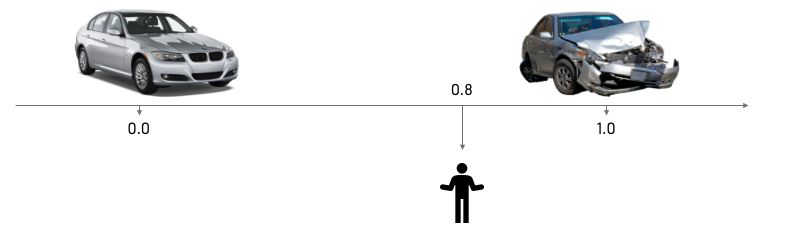
#> input picture images/car_vision_classification.png, 809 x 249 px
$ python -i 01_car_etl.py   (imports and definitions only)
#> lines starting #> are read from the running program, lines starting #| are printed output that depends on the picture
#> in get_image, img is the input picture: PIL image 809x249 RGBA; mean R, G, B, A 237.8, 238.2, 238.6, 255
# Databricks notebook source
# MAGIC %md
# MAGIC You may find this notebook at https://github.com/databricks-industry-solutions/car-classification.

# COMMAND ----------

# MAGIC %md
# MAGIC # Accessing pictures
# MAGIC As we do not have access to an insurance database made of historic claims with both damage (in dollar value) and relevant picture, we started to look at existing datasets on the internet. Out first approach was to look at Stanford car [dataset](https://ai.stanford.edu/~jkrause/cars/car_dataset.html) but quickly realised we would need its "equivalent" dataset for damaged cars. We decided to manually scrape both damaged and undamaged cars from google images, 300 images for each class, and available in DBFS. For legal reasons, we are not able to redistribute this dataset as part of this solution accelerator.

# COMMAND ----------

# MAGIC %run ./config/configure_notebook

# COMMAND ----------

# [1 line that did not run here, left out]
# [1 line that did not run here, left out]

# [1 line that did not run here, left out]
# [1 line that did not run here, left out]

# [1 line not run here, left out]

# COMMAND ----------

from PIL import Image

def resize(img):
  image_size = img.size
#> image_size = (809, 249)
  width = image_size[0]
#> width = 809
  height = image_size[1]
#> height = 249
  if(width != height):
    bigside = width if width > height else height
#> bigside = 809
    background = Image.new('RGB', (bigside, bigside), 'black')
#> background: PIL image 809x809 RGB; every value is 0
    offset = (int(round(((bigside - width) / 2), 0)), int(round(((bigside - height) / 2),0)))
#> offset = (0, 280)
    background.paste(img, offset)
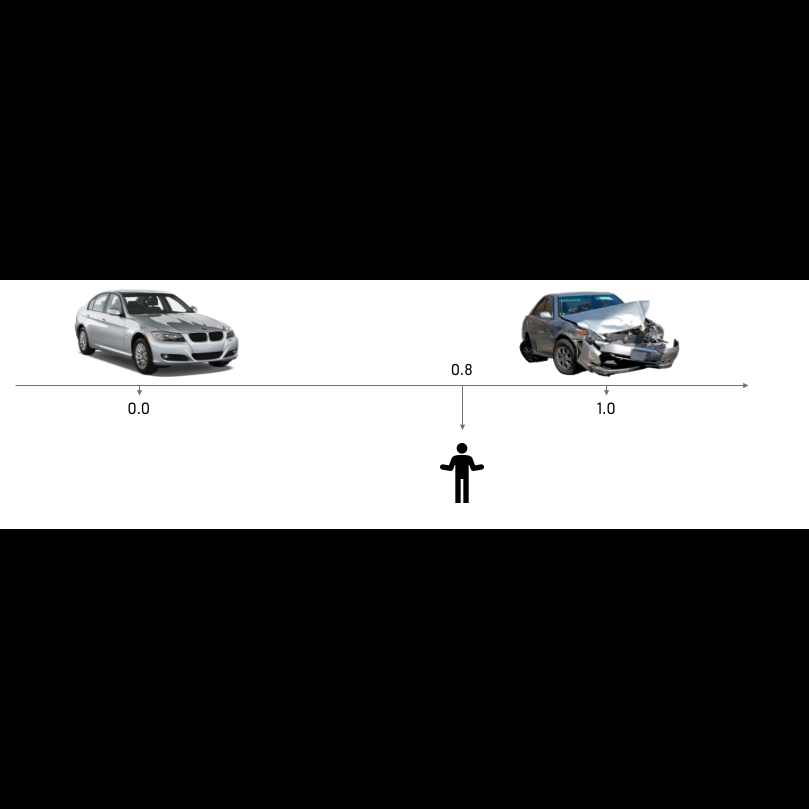
#> background: PIL image 809x809 RGB; mean R, G, B 73.2, 73.3, 73.4
    return background.resize([224, 224])
  else:
    return img.resize([224, 224])

def get_image(img_path):
  img = Image.open(img_path)
  img = resize(img)
  return img

# COMMAND ----------

# MAGIC %md
# MAGIC Using Pillow library, we can easy ready raw images stored on distributed file storage (storage previously mounted as disk) and render the same through matplotlib visualizations. Let's see what our car dataset looks like.

# COMMAND ----------

import matplotlib.pyplot as plt

# [20 lines not run here, left out]

# COMMAND ----------

from pyspark.sql import functions as F
import io

# [3 lines that did not run here, left out]

# [8 lines that did not run here, left out]

# COMMAND ----------

# MAGIC %md
# MAGIC ## Store to Delta Table
# MAGIC As we will be using our data for ML, we may need to consolidate all our records onto one delta table, resizing pictures to a guarantee compatibility with our convolutional neural network (expect pictures of size 224x224)

# COMMAND ----------

# [10 lines that did not run here, left out]

# COMMAND ----------

# MAGIC %md
# MAGIC As reported below, our images were correctly resized and binary data was preserved through delta write operations.

# COMMAND ----------

# [1 line that did not run here, left out]
# [2 lines not run here, left out]

# COMMAND ----------

# MAGIC %md
# MAGIC In this notebook, we have created a collection of curated images (resized to 224x224) of car accidents that we can use for machine learning purpose. Using delta as backbone to this solution, we ensure strict governance (time travel) and performance of our model / queries.

>>> result = get_image('images/car_vision_classification.png')

$ run again, on images/car_vision_mlflow.png
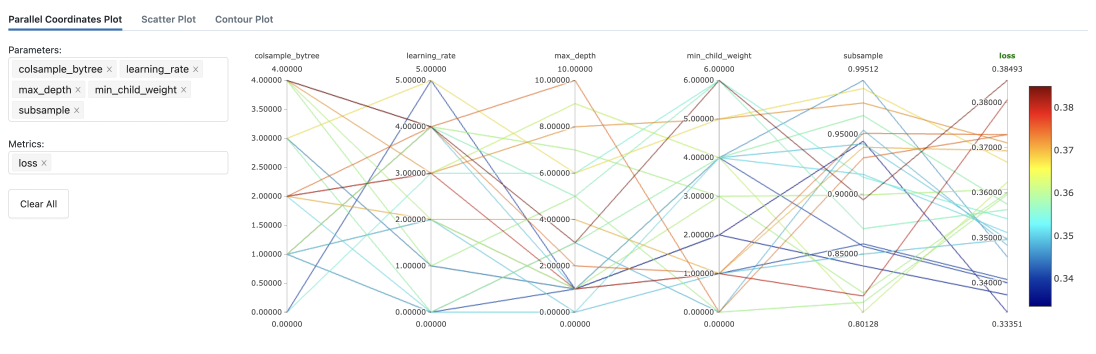
#> input picture images/car_vision_mlflow.png, 3288 x 1060 px (shown at 1/3 size)
#> in get_image, img is the input picture: PIL image 3288x1060 RGBA; mean R, G, B, A 246.3, 247.1, 245.9, 255
#> in resize, `background.paste(img, offset)`:
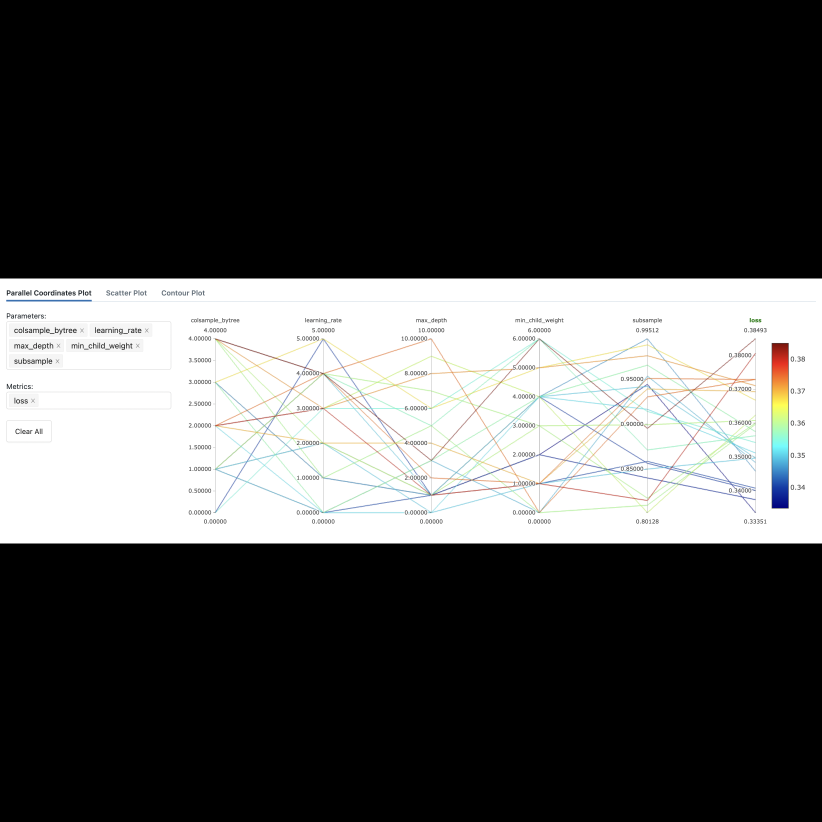
#> background: PIL image 3288x3288 RGB (shown at 1/4 size); mean R, G, B 79.4, 79.6, 79.3
#> in resize, `return background.resize([224, 224])`:
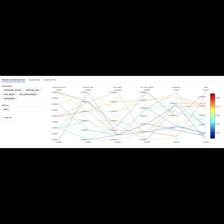
#> returned value: PIL image 224x224 RGB; mean R, G, B 79.4, 79.6, 79.2
